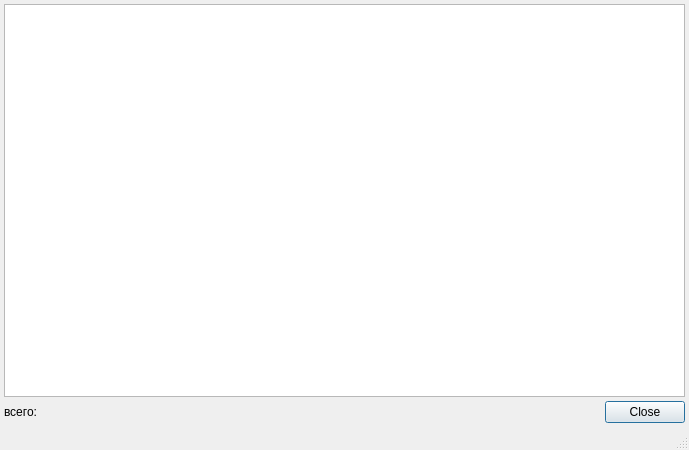
<?xml version="1.0" encoding="UTF-8"?>
<ui version="4.0">
 <class>ItemsListDialog</class>
 <widget class="QDialog" name="ItemsListDialog">
  <property name="windowModality">
   <enum>Qt::ApplicationModal</enum>
  </property>
  <property name="geometry">
   <rect>
    <x>0</x>
    <y>0</y>
    <width>689</width>
    <height>450</height>
   </rect>
  </property>
  <property name="windowTitle">
   <string>Список записей</string>
  </property>
  <property name="sizeGripEnabled">
   <bool>true</bool>
  </property>
  <property name="modal">
   <bool>true</bool>
  </property>
  <layout class="QGridLayout" name="gridLayout">
   <property name="margin">
    <number>4</number>
   </property>
   <property name="spacing">
    <number>4</number>
   </property>
   <item row="0" column="0" colspan="2">
    <widget class="CTableView" name="tblItems">
     <property name="whatsThis">
      <string comment="ура!">список записей</string>
     </property>
     <property name="tabKeyNavigation">
      <bool>false</bool>
     </property>
     <property name="alternatingRowColors">
      <bool>true</bool>
     </property>
    </widget>
   </item>
   <item row="1" column="0">
    <layout class="QHBoxLayout">
     <property name="spacing">
      <number>6</number>
     </property>
     <property name="margin">
      <number>0</number>
     </property>
     <item>
      <widget class="QLabel" name="label">
       <property name="text">
        <string>всего: </string>
       </property>
      </widget>
     </item>
     <item>
      <spacer>
       <property name="orientation">
        <enum>Qt::Horizontal</enum>
       </property>
       <property name="sizeHint" stdset="0">
        <size>
         <width>40</width>
         <height>20</height>
        </size>
       </property>
      </spacer>
     </item>
    </layout>
   </item>
   <item row="1" column="1">
    <widget class="QDialogButtonBox" name="buttonBox">
     <property name="standardButtons">
      <set>QDialogButtonBox::Close</set>
     </property>
    </widget>
   </item>
   <item row="2" column="0" colspan="2">
    <widget class="QStatusBar" name="statusBar">
     <property name="sizePolicy">
      <sizepolicy hsizetype="Preferred" vsizetype="Fixed">
       <horstretch>0</horstretch>
       <verstretch>0</verstretch>
      </sizepolicy>
     </property>
     <property name="toolTip">
      <string>A status bar</string>
     </property>
     <property name="whatsThis">
      <string>A status bar.</string>
     </property>
     <property name="sizeGripEnabled">
      <bool>false</bool>
     </property>
    </widget>
   </item>
  </layout>
 </widget>
 <customwidgets>
  <customwidget>
   <class>CTableView</class>
   <extends>QTableView</extends>
   <header>TableView.h</header>
  </customwidget>
 </customwidgets>
 <tabstops>
  <tabstop>tblItems</tabstop>
 </tabstops>
 <resources/>
 <connections>
  <connection>
   <sender>buttonBox</sender>
   <signal>rejected()</signal>
   <receiver>ItemsListDialog</receiver>
   <slot>close()</slot>
   <hints>
    <hint type="sourcelabel">
     <x>623</x>
     <y>409</y>
    </hint>
    <hint type="destinationlabel">
     <x>626</x>
     <y>425</y>
    </hint>
   </hints>
  </connection>
 </connections>
</ui>
